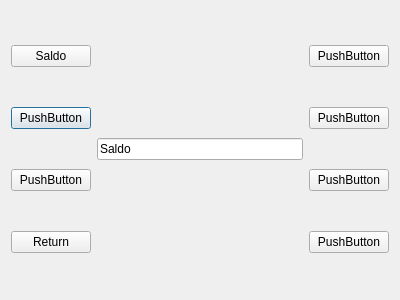
<?xml version="1.0" encoding="UTF-8"?>
<ui version="4.0">
 <class>EW6</class>
 <widget class="QDialog" name="EW6">
  <property name="geometry">
   <rect>
    <x>0</x>
    <y>0</y>
    <width>400</width>
    <height>300</height>
   </rect>
  </property>
  <property name="windowTitle">
   <string>Dialog</string>
  </property>
  <layout class="QHBoxLayout" name="horizontalLayout">
   <item>
    <layout class="QGridLayout" name="gridLayout_2">
     <item row="1" column="0">
      <widget class="QPushButton" name="B2">
       <property name="text">
        <string>PushButton</string>
       </property>
      </widget>
     </item>
     <item row="3" column="0">
      <widget class="QPushButton" name="B4">
       <property name="text">
        <string>Return</string>
       </property>
      </widget>
     </item>
     <item row="2" column="0">
      <widget class="QPushButton" name="B3">
       <property name="text">
        <string>PushButton</string>
       </property>
      </widget>
     </item>
     <item row="0" column="0">
      <widget class="QPushButton" name="B1">
       <property name="text">
        <string>Saldo</string>
       </property>
      </widget>
     </item>
     <item row="0" column="1" rowspan="4">
      <widget class="QLineEdit" name="lineEdit">
       <property name="text">
        <string>Saldo</string>
       </property>
      </widget>
     </item>
     <item row="0" column="2">
      <widget class="QPushButton" name="B5">
       <property name="text">
        <string>PushButton</string>
       </property>
      </widget>
     </item>
     <item row="1" column="2">
      <widget class="QPushButton" name="B6">
       <property name="text">
        <string>PushButton</string>
       </property>
      </widget>
     </item>
     <item row="2" column="2">
      <widget class="QPushButton" name="B7">
       <property name="text">
        <string>PushButton</string>
       </property>
      </widget>
     </item>
     <item row="3" column="2">
      <widget class="QPushButton" name="B8">
       <property name="text">
        <string>PushButton</string>
       </property>
      </widget>
     </item>
    </layout>
   </item>
  </layout>
 </widget>
 <resources/>
 <connections/>
</ui>
